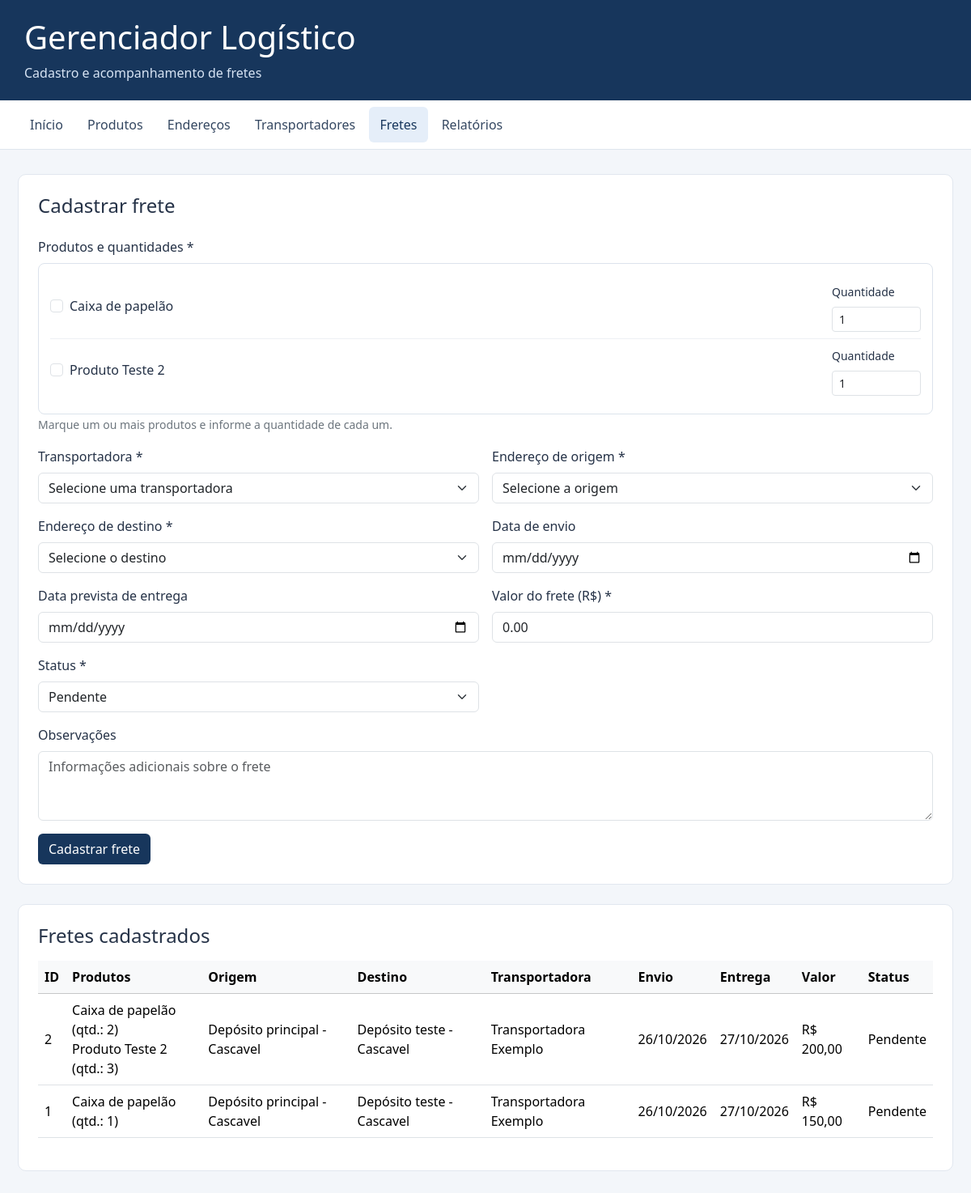
/fretes.php, run on an earlier commit of the app's database.
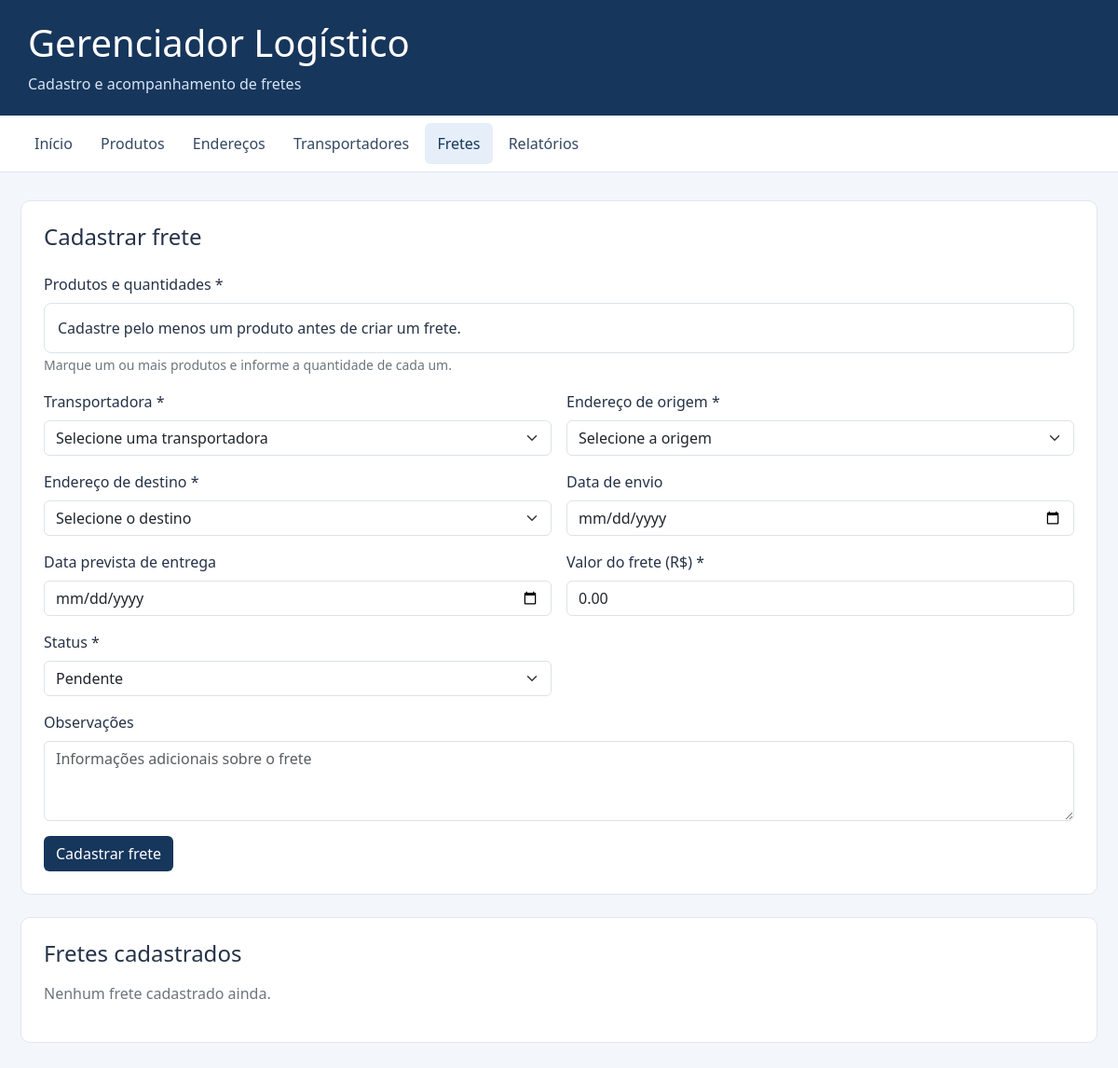
And on a later commit of the database.
### tables this page shows
CREATE TABLE IF NOT EXISTS produtos (
    id INT NOT NULL AUTO_INCREMENT,
    nome VARCHAR(150) NOT NULL,
    descricao TEXT DEFAULT NULL,
    peso DECIMAL(10,2) DEFAULT NULL,
    comprimento DECIMAL(10,2) DEFAULT NULL,
    largura DECIMAL(10,2) DEFAULT NULL,
    altura DECIMAL(10,2) DEFAULT NULL,
    criado_em TIMESTAMP NULL DEFAULT CURRENT_TIMESTAMP,
    PRIMARY KEY (id)
);

CREATE TABLE IF NOT EXISTS fretes (
    id INT NOT NULL AUTO_INCREMENT,
    produto_id INT NOT NULL,
    origem_id INT NOT NULL,
    destino_id INT NOT NULL,
    transportador_id INT NOT NULL,
    data_envio DATE DEFAULT NULL,
    data_entrega DATE DEFAULT NULL,
    valor DECIMAL(10,2) NOT NULL DEFAULT 0.00,
    status ENUM('Pendente','Em trânsito','Entregue','Cancelado') NOT NULL DEFAULT 'Pendente',
    observacoes TEXT DEFAULT NULL,
    criado_em TIMESTAMP NULL DEFAULT CURRENT_TIMESTAMP,
    PRIMARY KEY (id),
    KEY produto_id (produto_id),
    KEY origem_id (origem_id),
    KEY destino_id (destino_id),
    KEY transportador_id (transportador_id),
    CONSTRAINT fretes_ibfk_1 FOREIGN KEY (produto_id) REFERENCES produtos (id),
    CONSTRAINT fretes_ibfk_2 FOREIGN KEY (origem_id) REFERENCES enderecos (id),
    CONSTRAINT fretes_ibfk_3 FOREIGN KEY (destino_id) REFERENCES enderecos (id),
    CONSTRAINT fretes_ibfk_4 FOREIGN KEY (transportador_id) REFERENCES transportadores (id)
);

CREATE TABLE IF NOT EXISTS enderecos (
    id INT NOT NULL AUTO_INCREMENT,
    nome VARCHAR(150) NOT NULL,
    cep VARCHAR(10) DEFAULT NULL,
    estado CHAR(2) DEFAULT NULL,
    cidade VARCHAR(100) NOT NULL,
    bairro VARCHAR(100) DEFAULT NULL,
    rua VARCHAR(150) DEFAULT NULL,
    numero VARCHAR(20) DEFAULT NULL,
    complemento VARCHAR(100) DEFAULT NULL,
    criado_em TIMESTAMP NULL DEFAULT CURRENT_TIMESTAMP,
    PRIMARY KEY (id)
);

CREATE TABLE IF NOT EXISTS transportadores (
    id INT NOT NULL AUTO_INCREMENT,
    nome VARCHAR(150) NOT NULL,
    cnpj VARCHAR(18) DEFAULT NULL,
    telefone VARCHAR(20) DEFAULT NULL,
    email VARCHAR(150) DEFAULT NULL,
    criado_em TIMESTAMP NULL DEFAULT CURRENT_TIMESTAMP,
    PRIMARY KEY (id)
);

### fretes.php (the view, shortened to what the changed rows need)
<?php
require_once "conexao.php";
function escaparFrete($valor) {
    return htmlspecialchars((string)($valor ?? ""), ENT_QUOTES, "UTF-8");
}
$produtos = $conexao->query(
    "SELECT id, nome FROM produtos ORDER BY nome"
)->fetchAll(PDO::FETCH_ASSOC);
$sqlFretes = "SELECT
                f.*,
                o.nome AS origem_nome,
                o.cidade AS origem_cidade,
                d.nome AS destino_nome,
                d.cidade AS destino_cidade,
                t.nome AS transportador_nome
              FROM fretes f
              INNER JOIN enderecos o ON f.origem_id = o.id
              INNER JOIN enderecos d ON f.destino_id = d.id
              INNER JOIN transportadores t ON f.transportador_id = t.id
              ORDER BY f.id DESC";
$fretes = $conexao->query($sqlFretes)->fetchAll(PDO::FETCH_ASSOC);
$produtosPorFrete = [];
$sqlItens = "SELECT fp.frete_id, p.nome, fp.quantidade
             FROM frete_produtos fp
             INNER JOIN produtos p ON p.id = fp.produto_id
             ORDER BY p.nome";
$itens = $conexao->query($sqlItens)->fetchAll(PDO::FETCH_ASSOC);
foreach ($itens as $item) {
    $produtosPorFrete[$item["frete_id"]][] =
        $item["nome"] . " (qtd.: " . $item["quantidade"] . ")";
}
?>
<!DOCTYPE html>
<html lang="pt-BR">
<head>
<link href="https://cdn.jsdelivr.net/npm/bootstrap@5.3.3/dist/css/bootstrap.min.css" rel="stylesheet">
</head>
<body>
<header>
    <h1>Gerenciador Logístico</h1>
</header>
<main>
<section class="painel">
    <h2 class="h4 mb-4">Cadastrar frete</h2>
    <form method="POST" action="fretes.php">
        <div class="row g-3">
            <div class="col-12">
                <div class="lista-produtos">
                    <?php if (!$produtos): ?>
                        <p class="mb-0">Cadastre pelo menos um produto antes de criar um frete.</p>
                    <?php else: ?>
                        <?php foreach ($produtos as $produto): ?>
                            <div class="item-produto">
                                <div class="form-check">
                                    <input class="form-check-input produto-check"
                                           type="checkbox"
                                           name="produtos[]"
                                           value="<?= (int)$produto["id"] ?>"
                                           id="produto_<?= (int)$produto["id"] ?>">
                                    <label class="form-check-label"
                                           for="produto_<?= (int)$produto["id"] ?>">
                                        <?= escaparFrete($produto["nome"]) ?>
                                    </label>
                                </div>
                                <div>
                                    <label class="form-label small"
                                           for="qtd_<?= (int)$produto["id"] ?>">Quantidade</label>
                                    <input class="form-control form-control-sm"
                                           type="number"
                                           name="quantidades[<?= (int)$produto["id"] ?>]"
                                           id="qtd_<?= (int)$produto["id"] ?>"
                                           value="1" min="1" step="1">
                                </div>
                            </div>
                        <?php endforeach; ?>
                    <?php endif; ?>
                </div>
            </div>
        </div>
    </form>
</section>
<section class="painel">
    <h2 class="h4 mb-3">Fretes cadastrados</h2>
    <?php if (count($fretes) === 0): ?>
        <p class="text-secondary">Nenhum frete cadastrado ainda.</p>
    <?php else: ?>
        <div class="table-responsive">
            <table class="table table-hover align-middle">
                <thead class="table-light">
                    <tr>
                        <th>ID</th>
                        <th>Produtos</th>
                        <th>Origem</th>
                        <th>Destino</th>
                        <th>Transportadora</th>
                        <th>Envio</th>
                        <th>Entrega</th>
                        <th>Valor</th>
                        <th>Status</th>
                    </tr>
                </thead>
                <tbody>
                    <?php foreach ($fretes as $frete): ?>
                        <tr>
                            <td><?= (int)$frete["id"] ?></td>
                            <td>
                                <?php foreach (($produtosPorFrete[$frete["id"]] ?? []) as $nomeProduto): ?>
                                    <div><?= escaparFrete($nomeProduto) ?></div>
                                <?php endforeach; ?>
                            </td>
                            <td><?= escaparFrete($frete["origem_nome"] . " - " . $frete["origem_cidade"]) ?></td>
                            <td><?= escaparFrete($frete["destino_nome"] . " - " . $frete["destino_cidade"]) ?></td>
                            <td><?= escaparFrete($frete["transportador_nome"]) ?></td>
                            <td><?= $frete["data_envio"] ? date("d/m/Y", strtotime($frete["data_envio"])) : "—" ?></td>
                            <td><?= $frete["data_entrega"] ? date("d/m/Y", strtotime($frete["data_entrega"])) : "—" ?></td>
                            <td>R$ <?= number_format((float)$frete["valor"], 2, ",", ".") ?></td>
                            <td><?= escaparFrete($frete["status"]) ?></td>
                        </tr>
                    <?php endforeach; ?>
                </tbody>
            </table>
        </div>
    <?php endif; ?>
</section>
</main>
</body>
</html>

What changed in the data, as far as the page shows it:
removed produtos: nome "Caixa de papelão", id "1"
removed produtos: nome "Produto Teste 2"
removed fretes: id "2", id "Caixa de papelão (qtd.: 2)", id "Produto Teste 2 (qtd.: 3)", origem.cidade "Depósito principal - Cascavel", destino.cidade "Depósito teste - Cascavel", transportador.nome "Transportadora Exemplo", data_envio "26/10/2026", data_entrega "27/10/2026", valor "200,00", status "Pendente", shown under "Fretes cadastrados"
removed fretes: id "1", id "Caixa de papelão (qtd.: 1)", origem.cidade "Depósito principal - Cascavel", destino.cidade "Depósito teste - Cascavel", transportador.nome "Transportadora Exemplo", data_envio "26/10/2026", data_entrega "27/10/2026", valor "150,00", status "Pendente"
Also different on the page:
text no longer shown: "ID Produtos Origem Destino Transportadora Envio Entrega Valor Status"
text now shown: "Cadastre pelo menos um produto antes de criar um frete. Nenhum frete cadastrado ainda."
